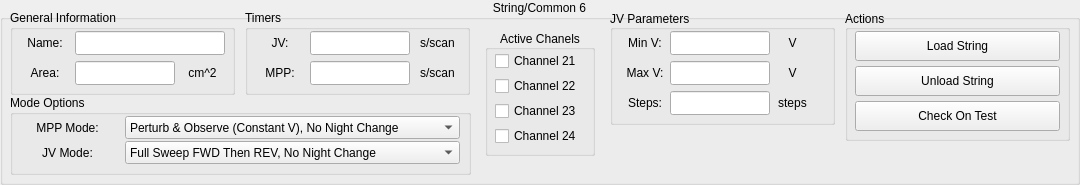
              <widget class="QGroupBox" name="String_6">
               <property name="minimumSize">
                <size>
                 <width>1080</width>
                 <height>185</height>
                </size>
               </property>
               <property name="title">
                <string>String/Common 6</string>
               </property>
               <property name="alignment">
                <set>Qt::AlignHCenter|Qt::AlignTop</set>
               </property>
               <property name="flat">
                <bool>true</bool>
               </property>
               <widget class="QGroupBox" name="GeneralInfo_6">
                <property name="geometry">
                 <rect>
                  <x>10</x>
                  <y>10</y>
                  <width>225</width>
                  <height>85</height>
                 </rect>
                </property>
                <property name="title">
                 <string>General Information</string>
                </property>
                <widget class="QLineEdit" name="NameInput_6">
                 <property name="geometry">
                  <rect>
                   <x>65</x>
                   <y>21</y>
                   <width>150</width>
                   <height>24</height>
                  </rect>
                 </property>
                 <property name="inputMask">
                  <string/>
                 </property>
                 <property name="text">
                  <string/>
                 </property>
                </widget>
                <widget class="QLabel" name="NameLabel_6">
                 <property name="geometry">
                  <rect>
                   <x>10</x>
                   <y>21</y>
                   <width>50</width>
                   <height>24</height>
                  </rect>
                 </property>
                 <property name="minimumSize">
                  <size>
                   <width>38</width>
                   <height>0</height>
                  </size>
                 </property>
                 <property name="maximumSize">
                  <size>
                   <width>16777215</width>
                   <height>16777215</height>
                  </size>
                 </property>
                 <property name="text">
                  <string>Name:</string>
                 </property>
                 <property name="alignment">
                  <set>Qt::AlignCenter</set>
                 </property>
                </widget>
                <widget class="QLabel" name="AreaLabel_6">
                 <property name="geometry">
                  <rect>
                   <x>10</x>
                   <y>51</y>
                   <width>50</width>
                   <height>24</height>
                  </rect>
                 </property>
                 <property name="text">
                  <string>Area:</string>
                 </property>
                 <property name="alignment">
                  <set>Qt::AlignCenter</set>
                 </property>
                </widget>
                <widget class="QLineEdit" name="AreaInput_6">
                 <property name="geometry">
                  <rect>
                   <x>65</x>
                   <y>51</y>
                   <width>100</width>
                   <height>24</height>
                  </rect>
                 </property>
                 <property name="inputMask">
                  <string/>
                 </property>
                 <property name="text">
                  <string/>
                 </property>
                </widget>
                <widget class="QLabel" name="AreaUnits_6">
                 <property name="geometry">
                  <rect>
                   <x>170</x>
                   <y>51</y>
                   <width>45</width>
                   <height>24</height>
                  </rect>
                 </property>
                 <property name="text">
                  <string>cm^2</string>
                 </property>
                 <property name="alignment">
                  <set>Qt::AlignCenter</set>
                 </property>
                </widget>
               </widget>
               <widget class="QGroupBox" name="JVBox_6">
                <property name="geometry">
                 <rect>
                  <x>610</x>
                  <y>10</y>
                  <width>225</width>
                  <height>115</height>
                 </rect>
                </property>
                <property name="title">
                 <string>JV Parameters</string>
                </property>
                <property name="alignment">
                 <set>Qt::AlignLeading|Qt::AlignLeft|Qt::AlignVCenter</set>
                </property>
                <widget class="QLabel" name="VmaxLabel_6">
                 <property name="geometry">
                  <rect>
                   <x>10</x>
                   <y>51</y>
                   <width>50</width>
                   <height>24</height>
                  </rect>
                 </property>
                 <property name="text">
                  <string>Max V:</string>
                 </property>
                 <property name="alignment">
                  <set>Qt::AlignCenter</set>
                 </property>
                </widget>
                <widget class="QLineEdit" name="VmaxInput_6">
                 <property name="geometry">
                  <rect>
                   <x>60</x>
                   <y>51</y>
                   <width>100</width>
                   <height>24</height>
                  </rect>
                 </property>
                 <property name="inputMask">
                  <string/>
                 </property>
                 <property name="text">
                  <string/>
                 </property>
                </widget>
                <widget class="QLabel" name="VmaxUnits_6">
                 <property name="geometry">
                  <rect>
                   <x>165</x>
                   <y>51</y>
                   <width>35</width>
                   <height>24</height>
                  </rect>
                 </property>
                 <property name="text">
                  <string>V</string>
                 </property>
                 <property name="alignment">
                  <set>Qt::AlignCenter</set>
                 </property>
                </widget>
                <widget class="QLineEdit" name="VstepsInput_6">
                 <property name="geometry">
                  <rect>
                   <x>60</x>
                   <y>81</y>
                   <width>100</width>
                   <height>24</height>
                  </rect>
                 </property>
                 <property name="inputMask">
                  <string/>
                 </property>
                 <property name="text">
                  <string/>
                 </property>
                </widget>
                <widget class="QLabel" name="Vstepsabel_6">
                 <property name="geometry">
                  <rect>
                   <x>10</x>
                   <y>81</y>
                   <width>50</width>
                   <height>24</height>
                  </rect>
                 </property>
                 <property name="text">
                  <string>Steps:</string>
                 </property>
                 <property name="alignment">
                  <set>Qt::AlignCenter</set>
                 </property>
                </widget>
                <widget class="QLabel" name="VstepsUnits_6">
                 <property name="enabled">
                  <bool>true</bool>
                 </property>
                 <property name="geometry">
                  <rect>
                   <x>165</x>
                   <y>81</y>
                   <width>35</width>
                   <height>24</height>
                  </rect>
                 </property>
                 <property name="text">
                  <string>steps</string>
                 </property>
                 <property name="alignment">
                  <set>Qt::AlignCenter</set>
                 </property>
                </widget>
                <widget class="QLabel" name="VminLabel_6">
                 <property name="geometry">
                  <rect>
                   <x>10</x>
                   <y>21</y>
                   <width>50</width>
                   <height>24</height>
                  </rect>
                 </property>
                 <property name="text">
                  <string>Min V:</string>
                 </property>
                 <property name="alignment">
                  <set>Qt::AlignCenter</set>
                 </property>
                </widget>
                <widget class="QLineEdit" name="VminInput_6">
                 <property name="geometry">
                  <rect>
                   <x>60</x>
                   <y>21</y>
                   <width>100</width>
                   <height>24</height>
                  </rect>
                 </property>
                 <property name="inputMask">
                  <string/>
                 </property>
                 <property name="text">
                  <string/>
                 </property>
                </widget>
                <widget class="QLabel" name="VminUnits_6">
                 <property name="geometry">
                  <rect>
                   <x>165</x>
                   <y>21</y>
                   <width>35</width>
                   <height>24</height>
                  </rect>
                 </property>
                 <property name="text">
                  <string>V</string>
                 </property>
                 <property name="alignment">
                  <set>Qt::AlignCenter</set>
                 </property>
                </widget>
               </widget>
               <widget class="QGroupBox" name="TimerBox_6">
                <property name="geometry">
                 <rect>
                  <x>245</x>
                  <y>10</y>
                  <width>225</width>
                  <height>85</height>
                 </rect>
                </property>
                <property name="title">
                 <string>Timers</string>
                </property>
                <widget class="QLabel" name="MPPFrequencyLabel_6">
                 <property name="geometry">
                  <rect>
                   <x>10</x>
                   <y>51</y>
                   <width>50</width>
                   <height>24</height>
                  </rect>
                 </property>
                 <property name="text">
                  <string>MPP:</string>
                 </property>
                 <property name="alignment">
                  <set>Qt::AlignCenter</set>
                 </property>
                </widget>
                <widget class="QLineEdit" name="MPPFrequencyInput_6">
                 <property name="geometry">
                  <rect>
                   <x>65</x>
                   <y>51</y>
                   <width>100</width>
                   <height>24</height>
                  </rect>
                 </property>
                 <property name="inputMask">
                  <string/>
                 </property>
                 <property name="text">
                  <string/>
                 </property>
                </widget>
                <widget class="QLabel" name="MPPFrequencyUnits_6">
                 <property name="geometry">
                  <rect>
                   <x>170</x>
                   <y>51</y>
                   <width>45</width>
                   <height>24</height>
                  </rect>
                 </property>
                 <property name="text">
                  <string>s/scan</string>
                 </property>
                 <property name="alignment">
                  <set>Qt::AlignCenter</set>
                 </property>
                </widget>
                <widget class="QLabel" name="JVFrequencyLabel_6">
                 <property name="geometry">
                  <rect>
                   <x>10</x>
                   <y>21</y>
                   <width>50</width>
                   <height>24</height>
                  </rect>
                 </property>
                 <property name="text">
                  <string>JV:</string>
                 </property>
                 <property name="alignment">
                  <set>Qt::AlignCenter</set>
                 </property>
                </widget>
                <widget class="QLineEdit" name="JVFrequencyInput_6">
                 <property name="geometry">
                  <rect>
                   <x>65</x>
                   <y>21</y>
                   <width>100</width>
                   <height>24</height>
                  </rect>
                 </property>
                 <property name="inputMask">
                  <string/>
                 </property>
                 <property name="text">
                  <string/>
                 </property>
                </widget>
                <widget class="QLabel" name="JVFrequencyUnits_6">
                 <property name="geometry">
                  <rect>
                   <x>170</x>
                   <y>21</y>
                   <width>45</width>
                   <height>24</height>
                  </rect>
                 </property>
                 <property name="text">
                  <string>s/scan</string>
                 </property>
                 <property name="alignment">
                  <set>Qt::AlignCenter</set>
                 </property>
                </widget>
               </widget>
               <widget class="QGroupBox" name="ActionBox_6">
                <property name="geometry">
                 <rect>
                  <x>845</x>
                  <y>10</y>
                  <width>225</width>
                  <height>131</height>
                 </rect>
                </property>
                <property name="title">
                 <string>Actions</string>
                </property>
                <property name="alignment">
                 <set>Qt::AlignLeading|Qt::AlignLeft|Qt::AlignVCenter</set>
                </property>
                <widget class="QPushButton" name="LoadButton_6">
                 <property name="geometry">
                  <rect>
                   <x>10</x>
                   <y>21</y>
                   <width>205</width>
                   <height>30</height>
                  </rect>
                 </property>
                 <property name="text">
                  <string>Load String</string>
                 </property>
                 <property name="autoDefault">
                  <bool>false</bool>
                 </property>
                </widget>
                <widget class="QPushButton" name="UnLoadButton_6">
                 <property name="geometry">
                  <rect>
                   <x>10</x>
                   <y>56</y>
                   <width>205</width>
                   <height>30</height>
                  </rect>
                 </property>
                 <property name="text">
                  <string>Unload String</string>
                 </property>
                </widget>
                <widget class="QPushButton" name="CheckTestButton_6">
                 <property name="geometry">
                  <rect>
                   <x>10</x>
                   <y>91</y>
                   <width>205</width>
                   <height>30</height>
                  </rect>
                 </property>
                 <property name="text">
                  <string>Check On Test</string>
                 </property>
                </widget>
               </widget>
               <widget class="QGroupBox" name="ChannelBox_6">
                <property name="geometry">
                 <rect>
                  <x>485</x>
                  <y>30</y>
                  <width>110</width>
                  <height>126</height>
                 </rect>
                </property>
                <property name="title">
                 <string>Active Chanels</string>
                </property>
                <property name="alignment">
                 <set>Qt::AlignCenter</set>
                </property>
                <widget class="QCheckBox" name="checkBox_21">
                 <property name="geometry">
                  <rect>
                   <x>10</x>
                   <y>21</y>
                   <width>90</width>
                   <height>20</height>
                  </rect>
                 </property>
                 <property name="text">
                  <string>Channel 21</string>
                 </property>
                </widget>
                <widget class="QCheckBox" name="checkBox_22">
                 <property name="geometry">
                  <rect>
                   <x>10</x>
                   <y>46</y>
                   <width>90</width>
                   <height>20</height>
                  </rect>
                 </property>
                 <property name="text">
                  <string>Channel 22</string>
                 </property>
                </widget>
                <widget class="QCheckBox" name="checkBox_23">
                 <property name="geometry">
                  <rect>
                   <x>10</x>
                   <y>71</y>
                   <width>90</width>
                   <height>20</height>
                  </rect>
                 </property>
                 <property name="text">
                  <string>Channel 23</string>
                 </property>
                </widget>
                <widget class="QCheckBox" name="checkBox_24">
                 <property name="geometry">
                  <rect>
                   <x>10</x>
                   <y>96</y>
                   <width>90</width>
                   <height>20</height>
                  </rect>
                 </property>
                 <property name="text">
                  <string>Channel 24</string>
                 </property>
                </widget>
               </widget>
               <widget class="QGroupBox" name="ModeBox_6">
                <property name="geometry">
                 <rect>
                  <x>10</x>
                  <y>95</y>
                  <width>461</width>
                  <height>80</height>
                 </rect>
                </property>
                <property name="title">
                 <string>Mode Options</string>
                </property>
                <widget class="QComboBox" name="MPPModeBox_6">
                 <property name="geometry">
                  <rect>
                   <x>115</x>
                   <y>21</y>
                   <width>335</width>
                   <height>23</height>
                  </rect>
                 </property>
                 <item>
                  <property name="text">
                   <string>Perturb &amp; Observe (Constant V), No Night Change</string>
                  </property>
                 </item>
                </widget>
                <widget class="QComboBox" name="JVModeBox_6">
                 <property name="geometry">
                  <rect>
                   <x>115</x>
                   <y>46</y>
                   <width>335</width>
                   <height>23</height>
                  </rect>
                 </property>
                 <item>
                  <property name="text">
                   <string>Full Sweep FWD Then REV, No Night Change</string>
                  </property>
                 </item>
                </widget>
                <widget class="QLabel" name="MPPModeLabel_6">
                 <property name="geometry">
                  <rect>
                   <x>10</x>
                   <y>20</y>
                   <width>95</width>
                   <height>25</height>
                  </rect>
                 </property>
                 <property name="minimumSize">
                  <size>
                   <width>38</width>
                   <height>0</height>
                  </size>
                 </property>
                 <property name="maximumSize">
                  <size>
                   <width>16777215</width>
                   <height>16777215</height>
                  </size>
                 </property>
                 <property name="text">
                  <string>MPP Mode:</string>
                 </property>
                 <property name="alignment">
                  <set>Qt::AlignCenter</set>
                 </property>
                </widget>
                <widget class="QLabel" name="JVModeLabel_6">
                 <property name="geometry">
                  <rect>
                   <x>10</x>
                   <y>45</y>
                   <width>95</width>
                   <height>25</height>
                  </rect>
                 </property>
                 <property name="minimumSize">
                  <size>
                   <width>38</width>
                   <height>0</height>
                  </size>
                 </property>
                 <property name="maximumSize">
                  <size>
                   <width>16777215</width>
                   <height>16777215</height>
                  </size>
                 </property>
                 <property name="text">
                  <string>JV Mode:</string>
                 </property>
                 <property name="alignment">
                  <set>Qt::AlignCenter</set>
                 </property>
                </widget>
               </widget>
              </widget>
